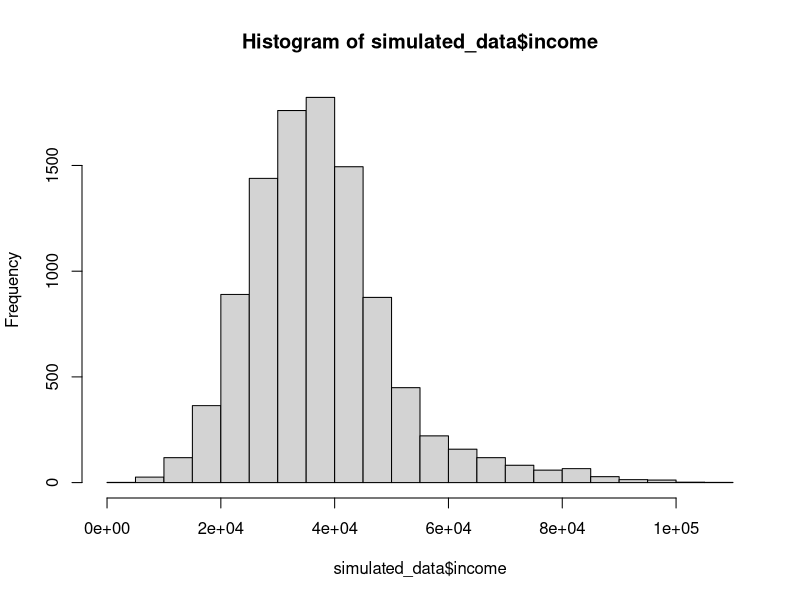

Here is the R script that generated this plot:
## ---- chunk 1
knitr::opts_chunk$set(echo = TRUE)
## ---- chunk 2
# load libraries 
library(tidyverse)
library(MASS)
library(dplyr)

# set seed 
set.seed(294)

# set number of data points
n <- 10000
## ---- chunk 3
# Noise set-up
noise_income <- 5000
noise_house_ownership <- 0.05
noise_crime <- 0.05

# Relationship of income to sensitive attributes and education
# linear relationship when set FALSE; else non-linearity introduced in form of interactions
non_linear_income <- TRUE

# missing data points set-up
# TRUE when dataset should contain missing values
missing_data <- FALSE

# Set-up for decision boundary
# Set to TRUE for non-linear decision boundary, FALSE for linear
non_linear <- TRUE 

# Scarcity of crime outcome
# Adjust threshold based on desired scarcity (e.g., target 10% crime rate)
target_crime_rate <- 0.5
## ---- chunk 4
# gender
gender <- as.factor(sample(c("Female", "Male"), n, replace = TRUE))

# ethnicity
ethnicity <- sample(c("Minority", "Majority"), n, replace = TRUE, prob = c(0.35, 0.65))

# disability
disability <- sample(c("Yes", "No"), n, replace = TRUE, prob = c(0.07, 0.93))

# Define the levels of education
education_levels <- c("No High School", "High School", "Some College", "Bachelor's", "Master's", "Doctorate")
## ---- chunk 5
# Generate education levels with different probabilities for gender, ethnicity, and disability
education <- mapply(function(g, e, d) {
  if (d == "Yes") {
    sample(education_levels, size = 1, prob = c(0.4, 0.35, 0.15, 0.07, 0.02, 0.01))
  } else if (g == "Male" && e == "Majority") {
    sample(education_levels, size = 1, prob = c(0.264, 0.4, 0.2, 0.09, 0.04, 0.006))
  } else if (g == "Female" && e == "Majority") {
    sample(education_levels, size = 1, prob = c(0.21, 0.35, 0.25, 0.12, 0.06, 0.01))
  } else if (g == "Male" && e == "Minority") {
    sample(education_levels, size = 1, prob = c(0.35, 0.4, 0.15, 0.07, 0.02, 0.006))
  } else {
    sample(education_levels, size = 1, prob = c(0.3, 0.4, 0.2, 0.07, 0.02, 0.01))
  }
}, gender, ethnicity, disability)

education <- factor(education, levels = education_levels)
## ---- chunk 6
simulated_data <- data.frame(gender = gender, ethnicity = ethnicity, disability = disability, education = education)

table(simulated_data$gender, simulated_data$education)
table(simulated_data$ethnicity, simulated_data$education)
table(simulated_data$disability, simulated_data$education)
## ---- chunk 7
# Utility function to handle noise and probabilities
apply_noise_or_adjust_prob <- function(input_var, noise_sd = 0, prob_adjustment = 0, min_prob = 0, max_prob = 1, apply_sigmoid = FALSE, seed = NULL) {
  if (!is.null(seed)) set.seed(seed)
  
  if (noise_sd > 0) {
    noise <- rnorm(length(input_var), mean = 0, sd = noise_sd)
    input_var <- input_var + noise
  }
  
  if (prob_adjustment != 0) {
    input_var <- input_var + prob_adjustment
    input_var <- pmin(pmax(input_var, min_prob), max_prob)
  }
  
  if (apply_sigmoid) {
    input_var <- 1 / (1 + exp(-input_var))
  }
  
  return(input_var)
}
## ---- chunk 8
# Base income setup
base_income <- 30000

# Gender effect (Females earn less than Males)
gender_effect <- ifelse(gender == "Male", 7000, -3000)

# Ethnicity effect (Minorities earn less, mitigated by high education)
ethnicity_effect <- ifelse(ethnicity == "Minority", -5000, 0)
education_mitigation <- ifelse(education %in% c("Master's", "Doctorate"), 5000, 0)
ethnicity_effect <- ethnicity_effect + education_mitigation

# Disability effect (People with disabilities earn less)
disability_effect <- ifelse(disability == "Yes", -7000, 0)

# Education effect (Higher education corresponds to higher income)
education_effect <- sapply(education, function(e) {
  switch(as.character(e),
         "No High School" = 0,
         "High School" = 5000,
         "Some College" = 10000,
         "Bachelor's" = 20000,
         "Master's" = 35000,
         "Doctorate" = 50000)
})

if(non_linear_income == TRUE){
  # Interaction effects for non-linear relationships
  interaction_effect <- mapply(function(g, e, et, d) {
    interaction_val <- 0
    
    # Interaction between gender and education
    if (g == "Female") {
      interaction_val <- interaction_val - (as.numeric(e) * 500)
    }
    
    # Interaction between ethnicity and education
    if (et == "Minority") {
      interaction_val <- interaction_val - (as.numeric(e) * 300)
    }
    
    # Interaction between disability and education
    if (d == "Yes") {
      interaction_val <- interaction_val - (as.numeric(e) * 200)
    }
    
    # Non-linear effect (example: square of education effect)
    if (non_linear) {
      interaction_val <- interaction_val + (as.numeric(e)^2 * 100)
    }
    
    return(interaction_val)
  }, gender, education, ethnicity, disability)
}

# Calculate the income
income <- base_income + gender_effect + ethnicity_effect + disability_effect + education_effect

# Add non-linear relationship (interaction effect)
if(non_linear_income == TRUE){
  income <- income + interaction_effect
}

# Add noise to the income
income <- apply_noise_or_adjust_prob(income, noise_sd = noise_income, seed = 456)

# Add income to the data frame
simulated_data$income <- income

# Summaries
print("Income of whole population")
summary(simulated_data$income)
print("Income male population")
summary(simulated_data[simulated_data$gender == "Male",]$income)
print("Income female population")
summary(simulated_data[simulated_data$gender == "Female",]$income)
print("Income majority population")
summary(simulated_data[simulated_data$ethnicity == "Majority",]$income)
print("Income minority population")
summary(simulated_data[simulated_data$ethnicity == "Minority",]$income)
print("Income population with disability")
summary(simulated_data[simulated_data$disability == "Yes",]$income)
print("Income population without disability")
summary(simulated_data[simulated_data$disability == "No",]$income)
print("Income of non-disabled, majority man")
summary(simulated_data[simulated_data$gender == "Male" & simulated_data$disability == "No" & simulated_data$ethnicity == "Majority",]$income)
print("Income of non-disabled, majority woman")
summary(simulated_data[simulated_data$gender == "Female" & simulated_data$disability == "No" & simulated_data$ethnicity == "Majority",]$income)
print("Income of non-disabled, minority woman")
summary(simulated_data[simulated_data$gender == "Female" & simulated_data$disability == "No" & simulated_data$ethnicity == "Minority",]$income)

# Plot income distribution
hist(simulated_data$income)
## ---- chunk 9
model_income <- glm(income ~ ., data = simulated_data)
summary(model_income)
## ---- chunk 10
# Define base probabilities for house ownership by education
base_probabilities <- sapply(education, function(e) {
  switch(as.character(e),
         "No High School" = 0.1,
         "High School" = 0.2,
         "Some College" = 0.3,
         "Bachelor's" = 0.5,
         "Master's" = 0.6,
         "Doctorate" = 0.7)
})

# Adjust probabilities based on income
income_effect <- (income - mean(income)) / sd(income) * 0.1
ownership_probabilities <- base_probabilities + income_effect

# Adjust probabilities for house ownership using utility function
ownership_probabilities <- apply_noise_or_adjust_prob(ownership_probabilities, noise_sd = noise_house_ownership, min_prob = 0, max_prob = 1, seed = 789)

# Determine house ownership using a threshold
set.seed(101112)  # Setting seed for reproducibility
house_ownership <- ifelse(runif(n) < ownership_probabilities, 1, 0)

# Add house ownership to the data frame
simulated_data$house_ownership <- house_ownership

# inspect house ownership
table(simulated_data$gender, simulated_data$house_ownership)
table(simulated_data$house_ownership, simulated_data$education)
table(simulated_data$disability, simulated_data$house_ownership)
table(simulated_data$ethnicity, simulated_data$house_ownership)
## ---- chunk 11
generate_new_variable <- function(data, existing_vars, coefficients, noise_sd, functional_form, binary = FALSE, cut_off = NULL, non_linear = FALSE) {
  
  # Ensure existing_vars and coefficients are of the same length
  if(length(existing_vars) != length(coefficients)) {
    stop("The number of existing variables and coefficients must be the same.")
  }
  
  # Extract the relevant columns from the data and convert to numeric
  vars <- data[, existing_vars]
  vars <- as.data.frame(lapply(vars, as.numeric))
  
  # Calculate the linear combination of variables and coefficients
  linear_combination <- as.matrix(vars) %*% coefficients
  
  # Add noise
  set.seed(123)  # Ensure reproducibility
  noise <- rnorm(nrow(data), mean = 0, sd = noise_sd)
  
  # Apply non-linear transformations if non_linear is TRUE
  if (non_linear) {
    if (functional_form == "linear") {
      new_var <- linear_combination^2 + noise  # Example: squaring the linear combination
    } else if (functional_form == "exp_linear") {
      new_var <- exp(linear_combination^2 + noise)
    } else if (functional_form == "power") {
      new_var <- (rowSums(vars^coefficients))^2 + noise
    } else if (functional_form == "exp_power") {
      new_var <- exp((rowSums(vars^coefficients))^2 + noise)
    } else if (functional_form == "sigmoid") {
      new_var <- 1 / (1 + exp(-linear_combination^2 - noise))
    } else if (functional_form == "log") {
      new_var <- rowSums(coefficients * log(abs(vars)^2 + 1)) + noise
    } else {
      stop("Invalid functional form selected.")
    }
  } else {
    # Keep the standard functional forms if non_linear is FALSE
    if (functional_form == "linear") {
      new_var <- linear_combination + noise
    } else if (functional_form == "exp_linear") {
      new_var <- exp(linear_combination + noise)
    } else if (functional_form == "power") {
      new_var <- rowSums(vars^coefficients) + noise
    } else if (functional_form == "exp_power") {
      new_var <- exp(rowSums(vars^coefficients) + noise)
    } else if (functional_form == "sigmoid") {
      new_var <- 1 / (1 + exp(-(linear_combination + noise)))
    } else if (functional_form == "log") {
      new_var <- rowSums(coefficients * log(abs(vars) + 1)) + noise  # +1 to avoid log(0)
    } else {
      stop("Invalid functional form selected.")
    }
  }
  
  # Convert to binary if specified
  if (binary) {
    if (is.null(cut_off)) {
      stop("A cut-off method (mean or median) must be specified for binary conversion.")
    } else if (cut_off == "mean") {
      new_var <- ifelse(new_var > mean(new_var), 1, 0)
    } else if (cut_off == "median") {
      new_var <- ifelse(new_var > median(new_var), 1, 0)
    } else {
      stop("Invalid cut-off method. Choose 'mean' or 'median'.")
    }
  }
  
  return(new_var)
}


# Example:
# new_var <- generate_new_variable(data = simulated_data, 
#                                  existing_vars = c("income", "education"),
#                                  coefficients = c(0.5, 1.5), 
#                                  noise_sd = 10, 
#                                  functional_form = "linear", 
#                                  binary = TRUE, 
#                                  cut_off = "mean",
#                                  non_linear = non_linear)

## ---- chunk 12
# 1st new variable
new_var <- generate_new_variable(data = simulated_data, 
                                  existing_vars = c("income", "education"),
                                  coefficients = c(0.5, 1.5), 
                                  noise_sd = 10, 
                                  functional_form = "linear", 
                                  binary = TRUE, 
                                  cut_off = "mean",
                                  non_linear = non_linear)

simulated_data$new_var <- new_var

var_glm <- glm(new_var ~ ., data = simulated_data)
summary(var_glm)

# 2nd new variable
new_var2 <- generate_new_variable(data = simulated_data, 
                                  existing_vars = c("income", "education", "new_var"),
                                  coefficients = c(3.6, 0.7, 2.3), 
                                  noise_sd = 3, 
                                  functional_form = "log", 
                                  binary = FALSE, 
                                  cut_off = NULL,
                                  non_linear = non_linear)

simulated_data$new_var2 <- new_var2

var_glm <- glm(new_var2 ~ ., data = simulated_data)
summary(var_glm)

# 3rd variable
new_var3 <- generate_new_variable(data = simulated_data, 
                                  existing_vars = c("house_ownership", "new_var", "new_var2"),
                                  coefficients = c(0.12, 0.7, 0.03), 
                                  noise_sd = 4, 
                                  functional_form = "sigmoid", 
                                  binary = TRUE, 
                                  cut_off = "median",
                                  non_linear = non_linear)

simulated_data$new_var3 <- new_var3

var_glm <- glm(new_var3 ~ ., data = simulated_data)
summary(var_glm)

# 4th variable
new_var4 <- generate_new_variable(data = simulated_data, 
                                  existing_vars = c("house_ownership","income", "new_var3"),
                                  coefficients = c(-6.2, -0.0004, -13), 
                                  noise_sd = 6, 
                                  functional_form = "linear", 
                                  binary = FALSE, 
                                  cut_off = NULL,
                                  non_linear = non_linear)

simulated_data$new_var4 <- new_var4

var_glm <- glm(new_var4 ~ ., data = simulated_data)
summary(var_glm)

head(simulated_data)
## ---- chunk 13
# Sigmoid function
sigmoid <- function(x){
  1 / (1 + exp(-x))
}

# Linear Combination
linear_combination <- -0.2 * as.numeric(simulated_data$education) +
                      -0.00003 * simulated_data$income +
                      -1.7 * simulated_data$house_ownership +
                      -0.7 * simulated_data$new_var +
                      0.0007 * simulated_data$new_var2 +
                      0.065 * simulated_data$new_var3 +
                      0.0009 * simulated_data$new_var4

# Adjustments for non-linear decision boundary
if(non_linear == TRUE){
  # Optional Non-Linear Terms
  non_linear_component <- -0.05 * (simulated_data$income)^2 + 
                          0.02 * (simulated_data$new_var * simulated_data$new_var2) + 
                          -0.03 * (simulated_data$income * as.numeric(simulated_data$education))
  
  # Combine linear and non-linear components
  combined_effect <- linear_combination + non_linear_component
} else {
  combined_effect <- linear_combination
}

# Normalize the combined effect and convert back to vector
combined_effect <- as.vector(scale(combined_effect, center = TRUE, scale = TRUE)) # Ensure it's a vector

# Calculate crime probability using sigmoid function
crime_prob <- sigmoid(combined_effect)

# Introduce noise
noise <- rnorm(length(crime_prob), mean = 0, sd = noise_crime)
crime_prob <- pmin(pmax(crime_prob + noise, 0), 1)

# Dynamic Threshold Adjustment
# Adjust threshold based on desired scarcity in set-up at beginning of the R markdown (e.g., target 10% crime rate)
scarcity_threshold <- quantile(crime_prob, 1 - target_crime_rate, na.rm = TRUE)

# Generate binary crime variable based on adjusted threshold
simulated_data$crime <- ifelse(crime_prob > scarcity_threshold, 1, 0)

# Summarize the new crime variable
summary(simulated_data$crime)
table(simulated_data$crime)
## ---- chunk 14
create_missing_values <- function(data, var_names, proportion = NULL, num_missing = NULL, 
                                  type = c("random", "distribution", "dependent", "sensitive"),
                                  dist_params = list(), 
                                  open_var = NULL, 
                                  sensitive_var = NULL) {
  
  # Convert proportion to num_missing if proportion is given
  if (!is.null(proportion)) {
    num_missing <- floor(proportion * nrow(data))
  }
  
  if (is.null(num_missing)) {
    stop("Either proportion or num_missing must be provided.")
  }
  
  # Case 1: Completely Random Missing Values
  if (type == "random") {
    for (var_name in var_names) {
      missing_indices <- sample(1:nrow(data), num_missing, replace = FALSE)
      data[missing_indices, var_name] <- NA
    }
  }
  
  # Case 2: Missing Values Based on a Distribution
  if (type == "distribution") {
    if (length(var_names) != 1) {
      stop("For distribution-based missingness, provide exactly one variable.")
    }
    
    var_name <- var_names[1]
    if (is.numeric(data[[var_name]])) {
      # Quantile-based probability for continuous variables
      quantiles <- quantile(data[[var_name]], probs = c(0.25, 0.5, 0.75, 1.0), na.rm = TRUE)
      probabilities <- c(0.1, 0.3, 0.5, 0.7)  # Example: Increase missingness probability across quantiles
      data$missing_prob <- cut(data[[var_name]], breaks = c(-Inf, quantiles), labels = probabilities, include.lowest = TRUE)
      data$missing_prob <- as.numeric(as.character(data$missing_prob))
    } else {
      # Category-based probability for categorical variables
      categories <- levels(factor(data[[var_name]]))
      probabilities <- seq(0.1, 0.7, length.out = length(categories))
      prob_map <- setNames(probabilities, categories)
      data$missing_prob <- prob_map[as.character(data[[var_name]])]
    }
    data$missing_prob[is.na(data$missing_prob)] <- 0
    missing_indices <- order(-data$missing_prob)[1:num_missing]
    data[missing_indices, var_name] <- NA
    data$missing_prob <- NULL  # Clean up
  }
  
  # Case 3: Missing Values Dependent on Other Variables
  if (type == "dependent") {
    if (is.null(open_var) || length(var_names) != 1) {
      stop("For dependent missingness, provide exactly one target variable and at least one open_var.")
    }
    
    var_name <- var_names[1]
    linear_combination <- 0
    for (var in open_var) {
      linear_combination <- linear_combination + as.numeric(data[[var]])
    }
    probabilities <- 1 / (1 + exp(-linear_combination))  # Sigmoid function to calculate probabilities
    data$missing_prob <- probabilities
    missing_indices <- order(-data$missing_prob)[1:num_missing]
    data[missing_indices, var_name] <- NA
    data$missing_prob <- NULL  # Clean up
  }
  
  # Case 4: Missing Values Dependent on Sensitive Characteristics
  if (type == "sensitive") {
    if (is.null(sensitive_var) || length(var_names) != 1) {
      stop("For sensitive missingness, provide exactly one target variable and at least one sensitive_var.")
    }
    
    var_name <- var_names[1]
    linear_combination <- 0
    for (var in sensitive_var) {
      linear_combination <- linear_combination + as.numeric(data[[var]])
    }
    probabilities <- 1 / (1 + exp(-linear_combination))  # Sigmoid function to calculate probabilities
    data$missing_prob <- probabilities
    missing_indices <- order(-data$missing_prob)[1:num_missing]
    data[missing_indices, var_name] <- NA
    data$missing_prob <- NULL  # Clean up
  }
  
  return(data)
}


if(missing_data == TRUE){
  # Adding random missing values
  simulated_data <- create_missing_values(simulated_data, var_names = c("income", "education"), 
                                        proportion = 0.02, type = "random")

  # Adding distribution-based missing values
  simulated_data <- create_missing_values(simulated_data, var_names = "income", 
                                          num_missing = 100, type = "distribution")
  
  # Adding dependent missing values
  simulated_data <- create_missing_values(simulated_data, var_names = "new_var4", 
                                          num_missing = 75, type = "dependent", 
                                          open_var = c("income", "education"))
  
  # Adding sensitive-dependent missing values
  simulated_data <- create_missing_values(simulated_data, var_names = "house_ownership", 
                                          num_missing = 75, type = "sensitive", 
                                          sensitive_var = c("gender", "ethnicity"))
  
  # Overview of NA values
  table(is.na(simulated_data$income))
}

